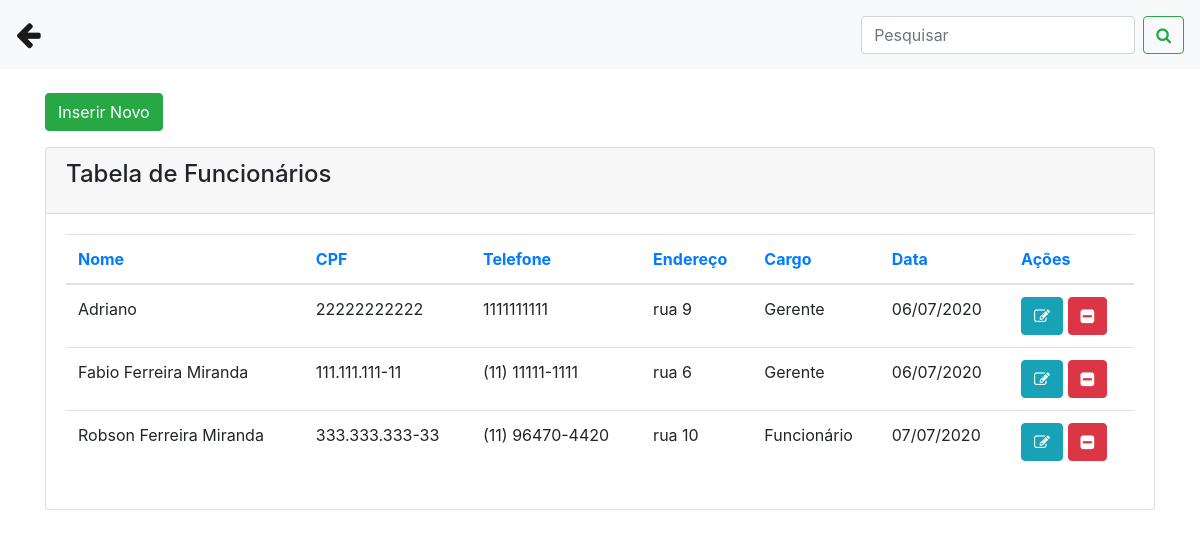
The app's page /funcionarios.php, older data.
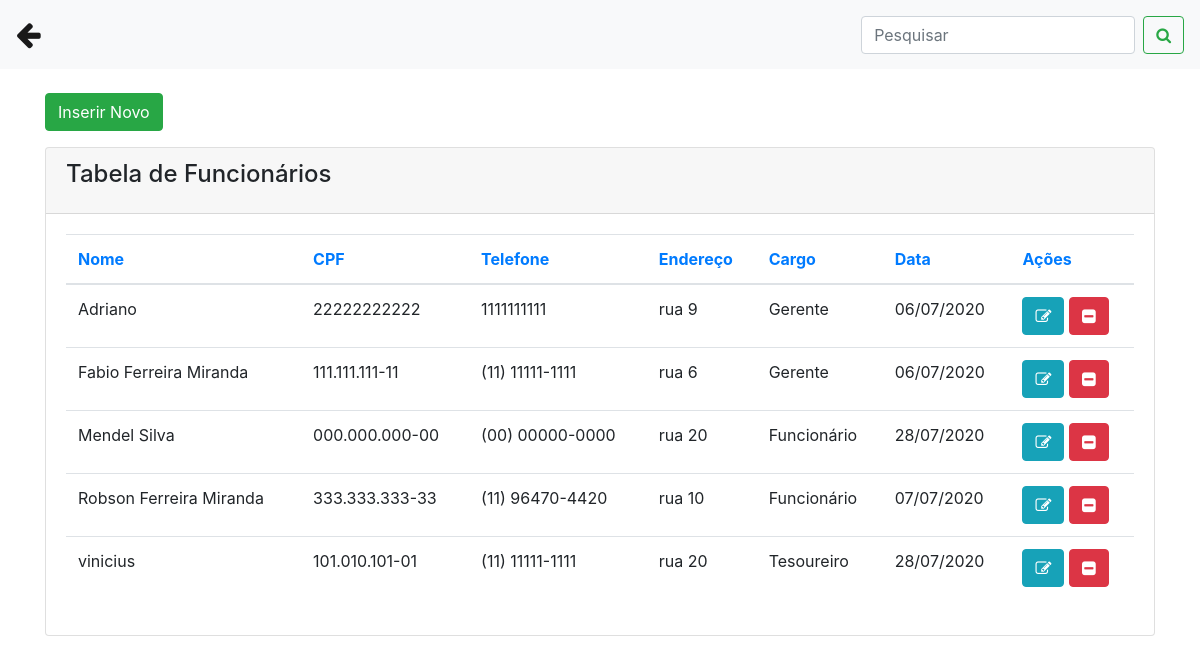
The same page, newer data.
### tables this page shows
CREATE TABLE `funcionarios` (
  `id` int(11) NOT NULL,
  `nome` varchar(50) NOT NULL,
  `cpf` varchar(50) NOT NULL,
  `telefone` varchar(20) NOT NULL,
  `endereco` varchar(50) NOT NULL,
  `cargo` varchar(50) NOT NULL,
  `data` date NOT NULL
);

### funcionarios.php (the view, shortened to what this page needs)
<?php
include('conexao.php');
?>
<!DOCTYPE html>
<html>
<head>
 <link rel="stylesheet" href="https://stackpath.bootstrapcdn.com/bootstrap/4.1.3/css/bootstrap.min.css">
<link rel="stylesheet" href="https://cdnjs.cloudflare.com/ajax/libs/font-awesome/4.7.0/css/font-awesome.min.css">
</head>
<body>
  <nav class="navbar navbar-expand-lg navbar-light bg-light">
  <a class="navbar-brand" href="painel_funcionarios.php"><big><big><i class="fa fa-arrow-left"></i></big></big></a>
  <div class="collapse navbar-collapse" id="conteudoNavbarSuportado">
    <form class="form-inline my-2 my-lg-0">
      <input name="txtpesquisar" class="form-control mr-sm-2" type="search" placeholder="Pesquisar" aria-label="Pesquisar">
      <button name="buttonPesquisar" class="btn btn-outline-success my-2 my-sm-0" type="submit"><i class="fa fa-search"></i></button>
    </form>
  </div>
</nav>
<div class="container">
      <br>
         <div class="row">
           <div class="col-sm-12">
            <button type="button" class="btn btn-success mb-3" data-toggle="modal" data-target="#modalExemplo">Inserir Novo </button>
           </div>
        </div>
          <div class="content">
            <div class="row">
              <div class="col-md-12">
                <div class="card">
                  <div class="card-header">
                    <h4 class="card-title"> Tabela de Funcionários</h4>
                  </div>
                  <div class="card-body">
                    <div class="table-responsive">
                      <?php
                        if(isset($_GET['buttonPesquisar']) and $_GET['txtpesquisar'] != ''){
                          $nome = $_GET['txtpesquisar'] . '%';
                           $query = "select * from funcionarios where nome LIKE '$nome'  order by nome asc";
                        }else{
                         $query = "select * from funcionarios order by nome asc";
                        }
                        $result = mysqli_query($conexao, $query);
                        $row = mysqli_num_rows($result);
                        if($row == ''){
                            echo "<h3> Não existem dados cadastrados no banco </h3>";
                        }else{
                           ?>
                      <table class="table">
                        <thead class=" text-primary">
                          <th>
                            Nome
                          </th>
                          <th>
                            CPF
                          </th>
                          <th>
                            Telefone
                          </th>
                           <th>
                            Endereço
                          </th>
                            <th>
                            Cargo
                          </th>
                            <th>
                            Data
                          </th>
                            <th>
                            Ações
                          </th>
                        </thead>
                        <tbody>
                         <?php
                          while($res_1 = mysqli_fetch_array($result)){
                            $nome = $res_1["nome"];
                            $telefone = $res_1["telefone"];
                            $endereco = $res_1["endereco"];
                            $cargo = $res_1["cargo"];
                            $cpf = $res_1["cpf"];
                            $data = $res_1["data"];
                            $id = $res_1["id"];
                            $data2 = implode('/', array_reverse(explode('-', $data)));
                            ?>
                            <tr>
                             <td><?php echo $nome; ?></td>
                             <td><?php echo $cpf; ?></td>
                             <td><?php echo $telefone; ?></td>
                             <td><?php echo $endereco; ?></td>
                             <td><?php echo $cargo; ?></td>
                             <td><?php echo $data2; ?></td>
                             <td>
                             <a class="btn btn-info" href="funcionarios.php?func=edita&id=<?php echo $id; ?>"><i class="fa fa-pencil-square-o"></i></a>
                             <a class="btn btn-danger" href="funcionarios.php?func=deleta&id=<?php echo $id; ?>"><i class="fa fa-minus-square"></i></a>
                             </td>
                            </tr>
                            <?php
                              }
                            ?>
                        </tbody>
                      </table>
                          <?php
                              }
                            ?>
                    </div>
                  </div>
                </div>
              </div>
</div>
</body>
</html>

Row changes from the older to the newer data that the page shows:
added funcionarios: nome "Mendel Silva", cpf "000.000.000-00", telefone "(00) 00000-0000", endereco "rua 20", cargo "Funcionário", data "28/07/2020"
added funcionarios: nome "vinicius", cpf "101.010.101-01", telefone "(11) 11111-1111", endereco "rua 20", cargo "Tesoureiro", data "28/07/2020"
